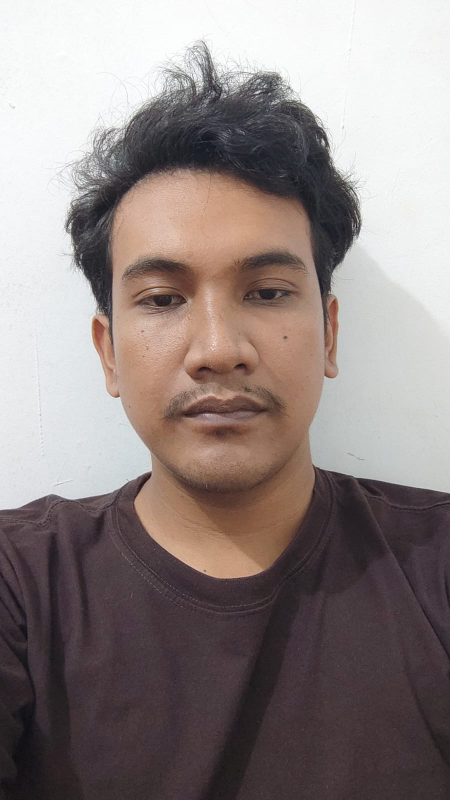
#> input picture test_mateus 1.jpeg, 900 x 1600 px (shown at 1/2 size)
$ python HOG.py
#> lines starting #> are read from the running program, lines starting #| are printed output that depends on the picture
import cv2
from skimage import feature
from skimage import exposure
import numpy as np

NAMA_GAMBAR = "test_mateus 1.jpeg"

print(f"Memuat gambar: {NAMA_GAMBAR}...")
image = cv2.imread(NAMA_GAMBAR)
#> image is the input picture: shape (1600, 900, 3); mean B, G, R 130.6, 132.5, 143.7
if image is None:
    print(f"Error: File '{NAMA_GAMBAR}' tidak ditemukan atau format tidak didukung.")
    exit()

gray_image = cv2.cvtColor(image, cv2.COLOR_BGR2GRAY)
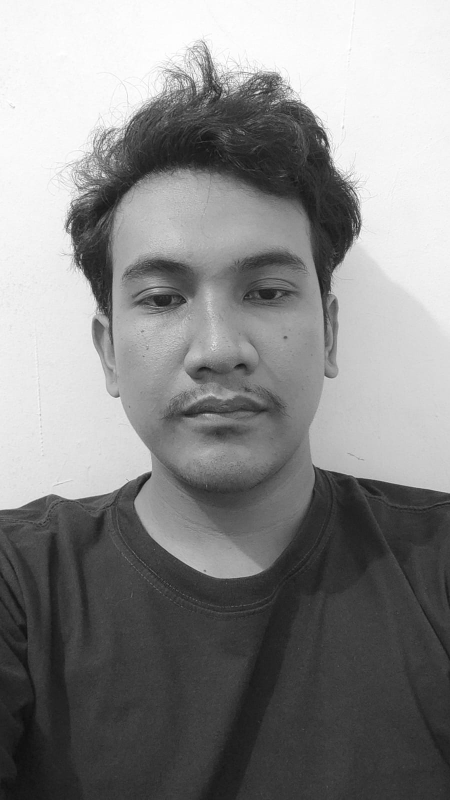
#> gray_image: shape (1600, 900) (shown at 1/2 size); min 11, max 255, mean 135.6

(H, hog_image) = feature.hog(gray_image, orientations=9, pixels_per_cell=(16, 16),
                            cells_per_block=(2, 2), transform_sqrt=True, block_norm="L2-Hys",
                            visualize=True)
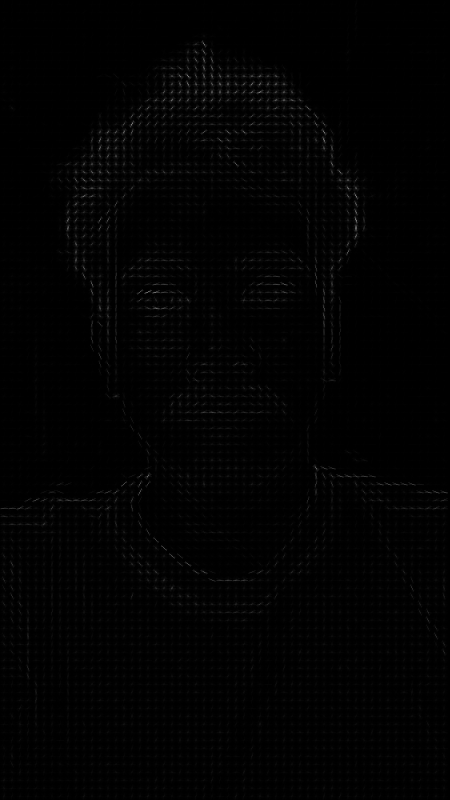
#> hog_image: shape (1600, 900) float64 (shown at 1/2 size); min 0, max 2.03, mean 0.018; drawn with min black and max white

hog_image_rescaled = exposure.rescale_intensity(hog_image, out_range=(0, 255))

hog_image_rescaled = hog_image_rescaled.astype("uint8")

cv2.namedWindow("Gambar Hitam-Putih (Input)", cv2.WINDOW_NORMAL)
cv2.imshow("Gambar Hitam-Putih (Input)", gray_image)

cv2.namedWindow("Visualisasi HOG (Output)", cv2.WINDOW_NORMAL)
cv2.imshow("Visualisasi HOG (Output)", hog_image_rescaled)

print("\nDua jendela visualisasi telah muncul.")
print("Tekan tombol apa saja di keyboard untuk menutup.")

cv2.waitKey(0)
cv2.destroyAllWindows()
